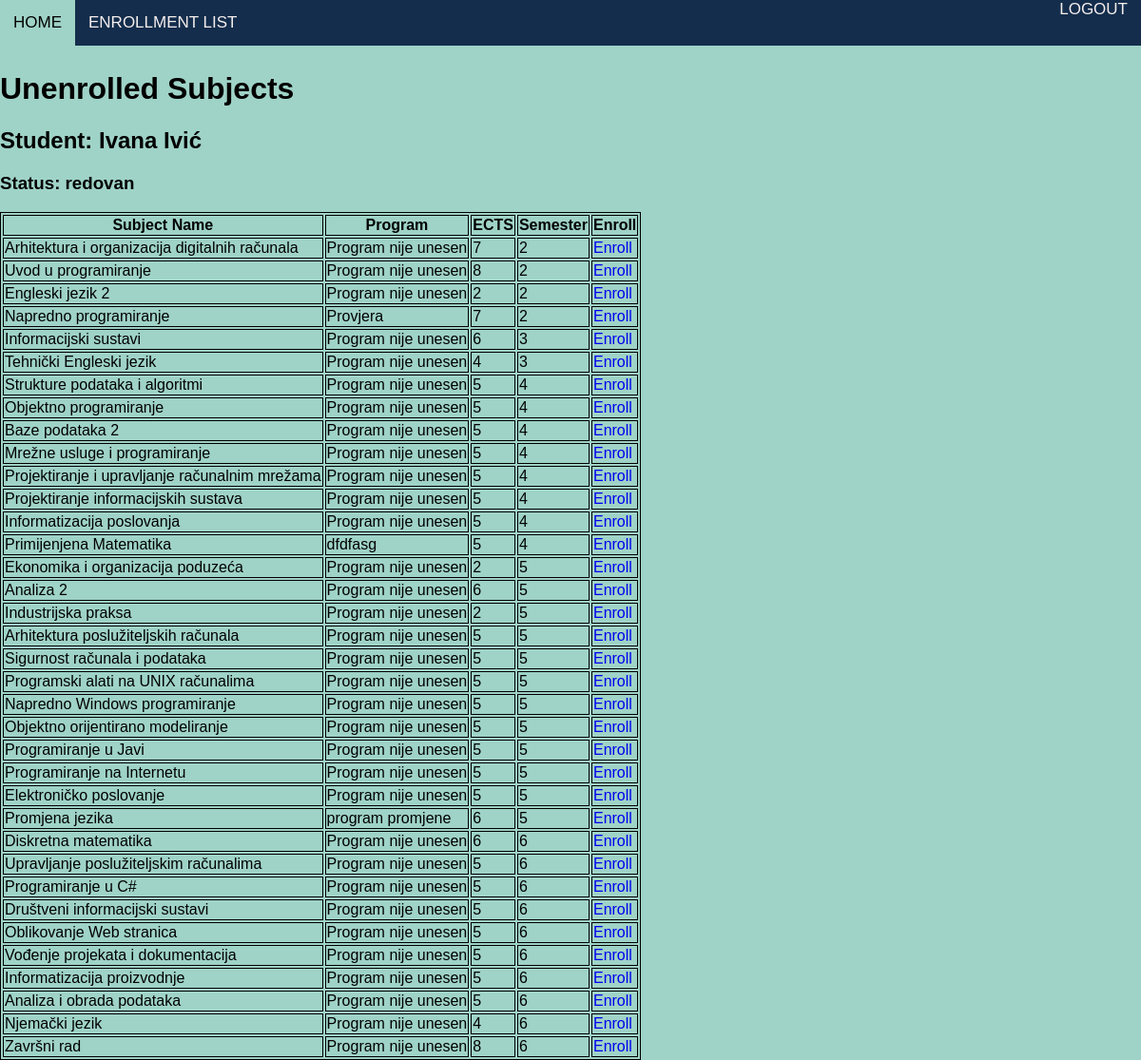
The page /unenrolled_subjects/ (signed in) on the database its author committed.
### EnrollmentApp/models.py (models this page shows, shortened)
class Korisnici(AbstractUser):
    class RoleChoices(Enum):
        ADMINISTRATOR = 'administrator'
        PROFESOR = 'profesor'
        STUDENT = 'student'
    class StatusChoices(Enum):
        NONE = 'none'
        REDOVAN = 'redovan'
        IZVANREDAN = 'izvanredan'
    role = models.CharField(max_length=20, choices=[(role.value, role.name) for role in RoleChoices])
    status = models.CharField(max_length=20, choices=[(status.value, status.name) for status in StatusChoices])
    user_permissions = models.ManyToManyField(
        Permission,
        verbose_name='user permissions',
        blank=True,
        related_name='korisnici_set'
    )
    groups = models.ManyToManyField(
        'auth.Group',
        verbose_name='groups',
        blank=True,
        related_name='korisnici_set'
    )

class Predmeti(models.Model):
    IZBORNI = (('da', 'da'), ('ne', 'ne'))
    name = models.CharField(max_length=50)
    kod = models.CharField(max_length=10)
    program = models.TextField(max_length=50,null=False)
    ects = models.IntegerField(null=False)
    sem_red = models.IntegerField(null=False)
    sem_izv = models.IntegerField(null=False)
    izborni = models.CharField(max_length=10, choices=IZBORNI)
    nositelj = models.ForeignKey(Korisnici, on_delete=models.SET_NULL, null=True, default=None)

### EnrollmentApp/views.py (the view)
# urls.py: path('unenrolled_subjects/', views.unenrolled_subjects, name='unenrolled_subjects'),
@login_required
@user_passes_test(check_student)
def unenrolled_subjects(request):
    student = request.user
    student_status = student.status
    if student_status == 'redovan':
        context = {
            'student': student,
            'student_status': student_status,
            'all_subjects': Predmeti.objects.exclude(studentenrollment__student=student).order_by('sem_red')
        }
    else:
        context = {
            'student': student,
            'student_status': student_status,
            'all_subjects': Predmeti.objects.exclude(studentenrollment__student=student).order_by('sem_izv')
        }
    return render(request, 'unenrolled_subjects.html', context)

### EnrollmentApp/views.py (called while the page is built)
def check_student(user):
     return user.role == 'student'

### EnrollmentApp/templates/unenrolled_subjects.html (shortened to what this page needs)
{% load static %}
<!DOCTYPE html>
<html>
<head>
    <link rel="stylesheet" type="text/css" href="{% static 'css/style.css' %}">
</head>
<body>
    <nav>
        <div class="nav-left">
          <a href="{% url 'success' %}" class="current" >HOME</a>
          <a href="{% url 'upisni_list' %}"  >ENROLLMENT LIST</a>
        </div>
        <div class="nav-right">
          <a href="{% url 'logout' %}" class="logout">LOGOUT</a>
        </div>
    </nav>
    <br>
    <br>
    <br>
    <h1>Unenrolled Subjects</h1>
    <h2>Student: {{ student.first_name }} {{ student.last_name }}</h2>
    <h3>Status: {{ student_status }}</h3>
    <table>
        <tr>
            <th>Subject Name</th>
            <th>Program</th>
            <th>ECTS</th>
            <th>Semester</th>
            <th>Enroll</th>
        </tr>
        {% for subject in all_subjects %}
            <tr>
                <td>{{ subject.name }}</td>
                <td>{{ subject.program }}</td>
                <td>{{ subject.ects }}</td>
                {% if student_status == 'redovan' %}
                    <td>{{ subject.sem_red }}</td>
                {% else %}
                    <td>{{ subject.sem_izv }}</td>
                {% endif %}
                <td><a href="{% url 'enroll_subject' subject.id %}" class="list">Enroll</a></td>
            </tr>
        {% empty %}
            <tr>
                <td colspan="5">No unenrolled subjects available.</td>
            </tr>
        {% endfor %}
    </table>
</body>
</html>

### static/css/style.css (style rules this page uses)
body { font-family: Arial, sans-serif; background-color: #9fd3c7; margin: 0px; padding: 0px; }
nav { position: fixed; overflow: hidden; top: 0; width: 100%; display: flex; flex-wrap: wrap; background-color: #142d4c; color: rgb(245, 239, 238); z-index: 100; }
.nav-left { display: flex; }
.nav-right { margin-left: auto; }
nav a { text-align: center; padding: 14px; text-decoration: none; font-size: 17px; overflow: hidden; color: rgb(245, 239, 238); }
.current { background-color: #ddd; color: black; }
.list { text-decoration: none; }

### EnrollmentApp/templates/unenrolled_subjects.html (style rules this page uses)
table, th, tr, td { border: 1px solid }

### rows shown on the page
Korisnici: first_name "Ivana", last_name "Ivić", status "redovan"
Predmeti: name "Arhitektura i organizacija digitalnih računala", program "Program nije unesen", ects "7", sem_red "2"
Predmeti: name "Uvod u programiranje", program "Program nije unesen", ects "8", sem_red "2"
Predmeti: name "Engleski jezik 2", program "Program nije unesen", ects "2", sem_red "2"
Predmeti: name "Napredno programiranje", program "Provjera", ects "7", sem_red "2"
Predmeti: name "Informacijski sustavi", program "Program nije unesen", ects "6", sem_red "3"
Predmeti: name "Tehnički Engleski jezik", program "Program nije unesen", ects "4", sem_red "3"
Predmeti: name "Strukture podataka i algoritmi", program "Program nije unesen", ects "5", sem_red "4"
Predmeti: name "Objektno programiranje", program "Program nije unesen", ects "5", sem_red "4"
Predmeti: name "Baze podataka 2", program "Program nije unesen", ects "5", sem_red "4"
Predmeti: name "Mrežne usluge i programiranje", program "Program nije unesen", ects "5", sem_red "4"
Predmeti: name "Projektiranje i upravljanje računalnim mrežama", program "Program nije unesen", ects "5", sem_red "4"
Predmeti: name "Projektiranje informacijskih sustava", program "Program nije unesen", ects "5", sem_red "4"
Predmeti: name "Informatizacija poslovanja", program "Program nije unesen", ects "5", sem_red "4"
Predmeti: name "Primijenjena Matematika", program "dfdfasg", ects "5", sem_red "4"
Predmeti: name "Ekonomika i organizacija poduzeća", program "Program nije unesen", ects "2", sem_red "5"
Predmeti: name "Analiza 2", program "Program nije unesen", ects "6", sem_red "5"
Predmeti: name "Industrijska praksa", program "Program nije unesen", ects "2", sem_red "5"
Predmeti: name "Arhitektura poslužiteljskih računala", program "Program nije unesen", ects "5", sem_red "5"
Predmeti: name "Sigurnost računala i podataka", program "Program nije unesen", ects "5", sem_red "5"
Predmeti: name "Programski alati na UNIX računalima", program "Program nije unesen", ects "5", sem_red "5"
Predmeti: name "Napredno Windows programiranje", program "Program nije unesen", ects "5", sem_red "5"
Predmeti: name "Objektno orijentirano modeliranje", program "Program nije unesen", ects "5", sem_red "5"
Predmeti: name "Programiranje u Javi", program "Program nije unesen", ects "5", sem_red "5"
Predmeti: name "Programiranje na Internetu", program "Program nije unesen", ects "5", sem_red "5"
Predmeti: name "Elektroničko poslovanje", program "Program nije unesen", ects "5", sem_red "5"
Predmeti: name "Promjena jezika", program "program promjene", ects "6", sem_red "5"
Predmeti: name "Diskretna matematika", program "Program nije unesen", ects "6", sem_red "6"
Predmeti: name "Upravljanje poslužiteljskim računalima", program "Program nije unesen", ects "5", sem_red "6"
Predmeti: name "Programiranje u C#", program "Program nije unesen", ects "5", sem_red "6"
Predmeti: name "Društveni informacijski sustavi", program "Program nije unesen", ects "5", sem_red "6"
Predmeti: name "Oblikovanje Web stranica", program "Program nije unesen", ects "5", sem_red "6"
Predmeti: name "Vođenje projekata i dokumentacija", program "Program nije unesen", ects "5", sem_red "6"
Predmeti: name "Informatizacija proizvodnje", program "Program nije unesen", ects "5", sem_red "6"
Predmeti: name "Analiza i obrada podataka", program "Program nije unesen", ects "5", sem_red "6"
Predmeti: name "Njemački jezik", program "Program nije unesen", ects "4", sem_red "6"
Predmeti: name "Završni rad", program "Program nije unesen", ects "8", sem_red "6"
